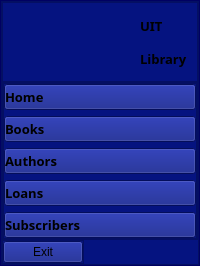
     <widget class="QFrame" name="side_menu_container">
      <property name="minimumSize">
       <size>
        <width>0</width>
        <height>0</height>
       </size>
      </property>
      <property name="maximumSize">
       <size>
        <width>0</width>
        <height>16777215</height>
       </size>
      </property>
      <property name="sizeIncrement">
       <size>
        <width>2</width>
        <height>0</height>
       </size>
      </property>
      <property name="styleSheet">
       <string notr="true">background-color: rgb(0, 0, 127);</string>
      </property>
      <property name="frameShape">
       <enum>QFrame::StyledPanel</enum>
      </property>
      <property name="frameShadow">
       <enum>QFrame::Raised</enum>
      </property>
      <layout class="QHBoxLayout" name="horizontalLayout_4">
       <property name="spacing">
        <number>0</number>
       </property>
       <property name="leftMargin">
        <number>0</number>
       </property>
       <property name="topMargin">
        <number>0</number>
       </property>
       <property name="rightMargin">
        <number>0</number>
       </property>
       <property name="bottomMargin">
        <number>0</number>
       </property>
       <item>
        <widget class="QFrame" name="side_menu">
         <property name="minimumSize">
          <size>
           <width>198</width>
           <height>0</height>
          </size>
         </property>
         <property name="styleSheet">
          <string notr="true">border-left-radius:10px;
background-color:rgb(5, 19, 128);</string>
         </property>
         <property name="frameShape">
          <enum>QFrame::StyledPanel</enum>
         </property>
         <property name="frameShadow">
          <enum>QFrame::Raised</enum>
         </property>
         <layout class="QVBoxLayout" name="verticalLayout_4">
          <property name="spacing">
           <number>0</number>
          </property>
          <property name="leftMargin">
           <number>0</number>
          </property>
          <property name="topMargin">
           <number>0</number>
          </property>
          <property name="rightMargin">
           <number>0</number>
          </property>
          <property name="bottomMargin">
           <number>0</number>
          </property>
          <item alignment="Qt::AlignTop">
           <widget class="QFrame" name="frame_7">
            <property name="frameShape">
             <enum>QFrame::StyledPanel</enum>
            </property>
            <property name="frameShadow">
             <enum>QFrame::Raised</enum>
            </property>
            <layout class="QHBoxLayout" name="horizontalLayout_10">
             <item>
              <spacer name="horizontalSpacer">
               <property name="orientation">
                <enum>Qt::Horizontal</enum>
               </property>
               <property name="sizeHint" stdset="0">
                <size>
                 <width>16</width>
                 <height>20</height>
                </size>
               </property>
              </spacer>
             </item>
             <item>
              <widget class="QLabel" name="label_2">
               <property name="minimumSize">
                <size>
                 <width>60</width>
                 <height>60</height>
                </size>
               </property>
               <property name="maximumSize">
                <size>
                 <width>80</width>
                 <height>80</height>
                </size>
               </property>
               <property name="text">
                <string/>
               </property>
               <property name="pixmap">
                <pixmap resource="../ressources/icons/icon.qrc">:/icons/uit-white.png</pixmap>
               </property>
               <property name="scaledContents">
                <bool>true</bool>
               </property>
              </widget>
             </item>
             <item>
              <layout class="QVBoxLayout" name="verticalLayout_5">
               <item>
                <widget class="QLabel" name="label_3">
                 <property name="font">
                  <font>
                   <family>Noto Sans</family>
                   <pointsize>10</pointsize>
                   <weight>75</weight>
                   <bold>true</bold>
                  </font>
                 </property>
                 <property name="text">
                  <string>UIT</string>
                 </property>
                </widget>
               </item>
               <item>
                <widget class="QLabel" name="label_4">
                 <property name="font">
                  <font>
                   <family>Noto Sans</family>
                   <pointsize>10</pointsize>
                   <weight>75</weight>
                   <bold>true</bold>
                  </font>
                 </property>
                 <property name="text">
                  <string>Library</string>
                 </property>
                </widget>
               </item>
              </layout>
             </item>
            </layout>
           </widget>
          </item>
          <item>
           <widget class="QFrame" name="frame_8">
            <property name="sizePolicy">
             <sizepolicy hsizetype="Preferred" vsizetype="Expanding">
              <horstretch>0</horstretch>
              <verstretch>0</verstretch>
             </sizepolicy>
            </property>
            <property name="minimumSize">
             <size>
              <width>0</width>
              <height>0</height>
             </size>
            </property>
            <property name="styleSheet">
             <string notr="true">QPushButton:hover{
/*border-right: 4px solid #C7C223;*/
border-left: 4px solid #C7C223;
background-color: #255B98;
border-radius:0px;
}</string>
            </property>
            <property name="frameShape">
             <enum>QFrame::StyledPanel</enum>
            </property>
            <property name="frameShadow">
             <enum>QFrame::Raised</enum>
            </property>
            <layout class="QVBoxLayout" name="verticalLayout_6">
             <property name="leftMargin">
              <number>0</number>
             </property>
             <property name="topMargin">
              <number>0</number>
             </property>
             <property name="rightMargin">
              <number>0</number>
             </property>
             <property name="bottomMargin">
              <number>0</number>
             </property>
             <item alignment="Qt::AlignTop">
              <widget class="QFrame" name="frame_10">
               <property name="styleSheet">
                <string notr="true">QPushButton{
text-align: left;

}
</string>
               </property>
               <property name="frameShape">
                <enum>QFrame::StyledPanel</enum>
               </property>
               <property name="frameShadow">
                <enum>QFrame::Raised</enum>
               </property>
               <layout class="QVBoxLayout" name="verticalLayout_8">
                <property name="leftMargin">
                 <number>0</number>
                </property>
                <property name="topMargin">
                 <number>0</number>
                </property>
                <property name="rightMargin">
                 <number>0</number>
                </property>
                <property name="bottomMargin">
                 <number>0</number>
                </property>
                <item>
                 <widget class="QPushButton" name="home_btn">
                  <property name="font">
                   <font>
                    <family>Noto Sans</family>
                    <pointsize>10</pointsize>
                    <weight>75</weight>
                    <bold>true</bold>
                   </font>
                  </property>
                  <property name="layoutDirection">
                   <enum>Qt::LeftToRight</enum>
                  </property>
                  <property name="styleSheet">
                   <string notr="true"/>
                  </property>
                  <property name="text">
                   <string>Home</string>
                  </property>
                  <property name="icon">
                   <iconset resource="../ressources/icons/icon.qrc">
                    <normaloff>:/icons/home.png</normaloff>:/icons/home.png</iconset>
                  </property>
                  <property name="iconSize">
                   <size>
                    <width>3530</width>
                    <height>30</height>
                   </size>
                  </property>
                 </widget>
                </item>
                <item>
                 <widget class="QPushButton" name="book_btn">
                  <property name="font">
                   <font>
                    <family>Noto Sans</family>
                    <pointsize>10</pointsize>
                    <weight>75</weight>
                    <bold>true</bold>
                   </font>
                  </property>
                  <property name="text">
                   <string>Books</string>
                  </property>
                  <property name="icon">
                   <iconset resource="../ressources/icons/icon.qrc">
                    <normaloff>:/icons/books.png</normaloff>:/icons/books.png</iconset>
                  </property>
                  <property name="iconSize">
                   <size>
                    <width>30</width>
                    <height>30</height>
                   </size>
                  </property>
                 </widget>
                </item>
                <item>
                 <widget class="QPushButton" name="author_btn">
                  <property name="minimumSize">
                   <size>
                    <width>60</width>
                    <height>20</height>
                   </size>
                  </property>
                  <property name="font">
                   <font>
                    <family>Noto Sans</family>
                    <pointsize>10</pointsize>
                    <weight>75</weight>
                    <bold>true</bold>
                   </font>
                  </property>
                  <property name="styleSheet">
                   <string notr="true"/>
                  </property>
                  <property name="text">
                   <string>Authors</string>
                  </property>
                  <property name="icon">
                   <iconset resource="../ressources/icons/icon.qrc">
                    <normaloff>:/icons/dark.png</normaloff>:/icons/dark.png</iconset>
                  </property>
                  <property name="iconSize">
                   <size>
                    <width>30</width>
                    <height>30</height>
                   </size>
                  </property>
                 </widget>
                </item>
                <item>
                 <widget class="QPushButton" name="loan_btn">
                  <property name="font">
                   <font>
                    <family>Noto Sans</family>
                    <pointsize>10</pointsize>
                    <weight>75</weight>
                    <bold>true</bold>
                   </font>
                  </property>
                  <property name="text">
                   <string>Loans</string>
                  </property>
                  <property name="icon">
                   <iconset resource="../ressources/icons/icon.qrc">
                    <normaloff>:/icons/clock.png</normaloff>:/icons/clock.png</iconset>
                  </property>
                  <property name="iconSize">
                   <size>
                    <width>30</width>
                    <height>30</height>
                   </size>
                  </property>
                 </widget>
                </item>
                <item>
                 <widget class="QPushButton" name="sub_btn">
                  <property name="font">
                   <font>
                    <family>Noto Sans</family>
                    <pointsize>10</pointsize>
                    <weight>75</weight>
                    <bold>true</bold>
                   </font>
                  </property>
                  <property name="text">
                   <string>Subscribers</string>
                  </property>
                  <property name="icon">
                   <iconset resource="../ressources/icons/icon.qrc">
                    <normaloff>:/icons/sub.png</normaloff>:/icons/sub.png</iconset>
                  </property>
                  <property name="iconSize">
                   <size>
                    <width>30</width>
                    <height>30</height>
                   </size>
                  </property>
                 </widget>
                </item>
               </layout>
              </widget>
             </item>
            </layout>
           </widget>
          </item>
          <item alignment="Qt::AlignLeft|Qt::AlignBottom">
           <widget class="QFrame" name="frame_9">
            <property name="frameShape">
             <enum>QFrame::StyledPanel</enum>
            </property>
            <property name="frameShadow">
             <enum>QFrame::Raised</enum>
            </property>
            <layout class="QHBoxLayout" name="horizontalLayout_9">
             <property name="spacing">
              <number>0</number>
             </property>
             <property name="leftMargin">
              <number>0</number>
             </property>
             <property name="topMargin">
              <number>0</number>
             </property>
             <property name="rightMargin">
              <number>0</number>
             </property>
             <property name="bottomMargin">
              <number>0</number>
             </property>
             <item>
              <widget class="QPushButton" name="exit_btn">
               <property name="text">
                <string>Exit</string>
               </property>
               <property name="icon">
                <iconset resource="../ressources/icons/icon.qrc">
                 <normaloff>:/icons/exit.png</normaloff>:/icons/exit.png</iconset>
               </property>
               <property name="iconSize">
                <size>
                 <width>30</width>
                 <height>30</height>
                </size>
               </property>
              </widget>
             </item>
            </layout>
           </widget>
          </item>
         </layout>
        </widget>
       </item>
      </layout>
     </widget>
